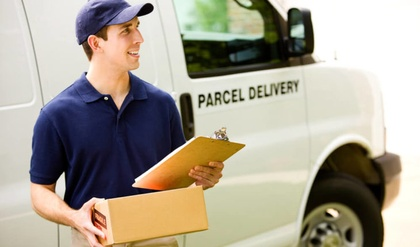
%> input picture CURSO/img1.jpg, 420 x 247 px, shrunk from 730 x 430 before the run
$ octave segmentacion.m   (GNU Octave 9; MATLAB toolbox functions it lacks are replaced by stand-ins)
%> lines starting %> are read from the running program, lines starting %| are printed output that depends on the picture; in (x1, y1, x2, y2) boxes, pixels count from 0 and x2, y2 are one past the last pixel; in counts of white or black regions, pixels touching at a corner belong together; the program's own positions count from 1
### CURSO/objeto.m
function I=objeto(L,k)

[M,N]=size(L);
I=zeros(M,N);

for i=1:M
    for j=1:N
        if(L(i,j)==k)
            I(i,j)=1;
        else
            I(i,j)=0;
        end
    end
end

### CURSO/segmentacion.m
clear all
close all

pkg load image;


I=imread('img1.jpg');
%> I is the input picture: size 247x420x3 uint8; mean R, G, B 170.7, 163.3, 148.7
imshow(I);
figure

Ig=rgb2gray(I);
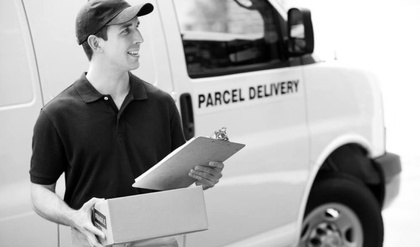
%> Ig: size 247x420 uint8; min 0, max 255, mean 163.9
imhist(Ig);
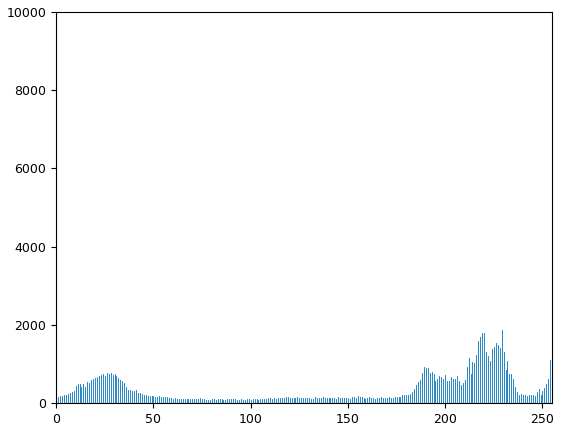
%> figure redrawn from the program's plot data; highest point at x = 255, y = 9422
figure
imshow(Ig);
mu=graythresh(Ig);
%> mu = 0.51

Ib=im2bw(Ig,mu);
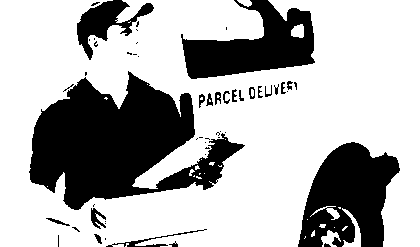
%> Ib: size 247x420 logical; 69.6% white; 53 black regions (32 under 20 px), largest, box (x1, y1, x2, y2) and area: (29, 71, 245, 210) 16021, (298, 142, 400, 247) 6955, (181, 0, 315, 79) 5690
figure
imshow(Ib);


%BW = edge(Ig,'canny');
%figure
%imshow(BW)
se = strel('square',3);
BB=imdilate(Ig,se)-Ig;
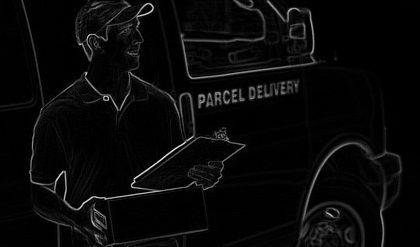
%> BB: size 247x420 uint8; min 0, max 238, mean 9
mu=graythresh(BB);
%> mu = 0.169
BW=im2bw(BB,mu);
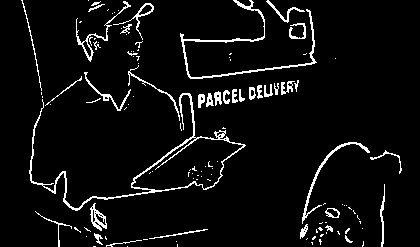
%> BW: size 247x420 logical; 5.5% white in thin lines or dots
figure
imshow(BW);
title('Bordes morfol骻icos');


CBW= ~BW;
%> CBW: size 247x420 logical; 94.5% white; black in thin lines or dots
figure
imshow(CBW)

%CBWU=uint8(CBW);

IUB=and(Ib,CBW);
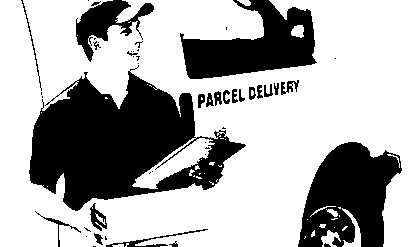
%> IUB: size 247x420 logical; 68.1% white; 49 black regions (25 under 20 px), largest, box (x1, y1, x2, y2) and area: (29, 65, 246, 211) 16566, (298, 142, 402, 247) 7136, (180, 0, 317, 79) 5943
figure
imshow(IUB)
title('Imagen de bordes y segmentos');

[IL,N]=bwlabel(IUB);
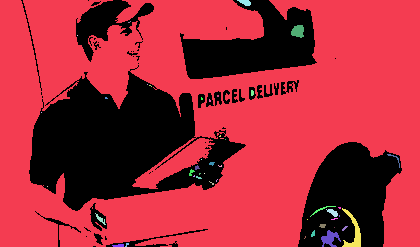
%> IL: size 247x420 double; 46 distinct labels, from 0 to 45; one colour per label, 0 black
%> N = 45
figure
imshow(IL);
title('Imagen etiquetada');

O=objeto(IL,126);
%> after the loop in objeto, `for i=1:M`: I: size 247x420 double; every value is 0
figure
imshow(O);

input("Nada");
%> the answer given: 3

$ run again, with CURSO/img2.jpg copied over CURSO/img1.jpg
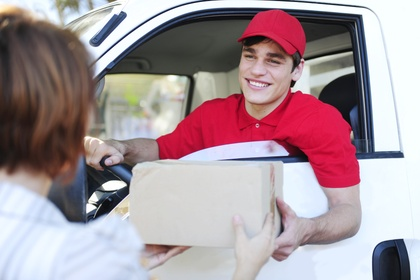
%> input picture CURSO/img2.jpg, 420 x 280 px, shrunk from 1698 x 1131 before the run
%> I is the input picture: size 280x420x3 uint8; mean R, G, B 168.9, 150.9, 157.3
%> `mu=graythresh(Ig);`: mu = 0.569
%> `Ib=im2bw(Ig,mu);`:
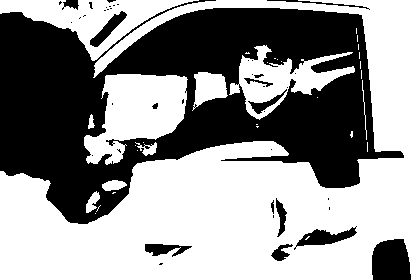
%> Ib: size 280x420 logical; 57.9% white; 43 black regions (29 under 20 px), largest, box (x1, y1, x2, y2) and area: (0, 0, 404, 224) 45607, (372, 239, 411, 280) 1396, (294, 226, 357, 250) 597
%> `mu=graythresh(BB);`: mu = 0.2
%> BW: size 280x420 logical; 4.6% white in thin lines or dots, all inside (x1, y1, x2, y2) = (50, 0, 411, 280)
%> IUB: size 280x420 logical; 57.2% white; 56 black regions (40 under 20 px), largest, box (x1, y1, x2, y2) and area: (0, 0, 404, 224) 46114, (372, 238, 411, 280) 1423, (293, 225, 360, 251) 626
%> `[IL,N]=bwlabel(IUB);`:
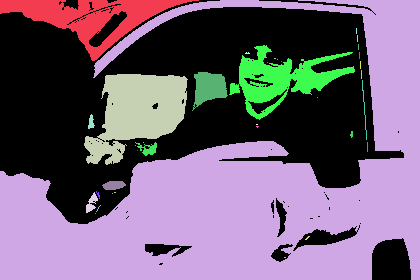
%> IL: size 280x420 double; 37 distinct labels, from 0 to 36; one colour per label, 0 black
%> `[IL,N]=bwlabel(IUB);`: N = 36
